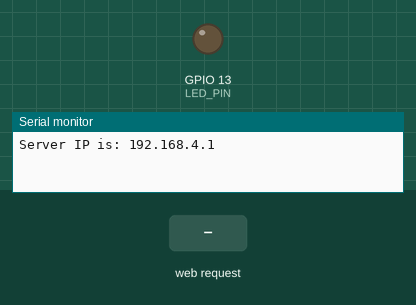
Bench run of a sketch on a simulated ESP8266 (NodeMCU). Shown: output pins drawn as LEDs (lit = HIGH), the last lines printed to the serial monitor. Inputs (shaded band) come from the test bench.

Above: at 1.2 s.
1.3 s: HTTP request GET /ON received
At 1.7 s:
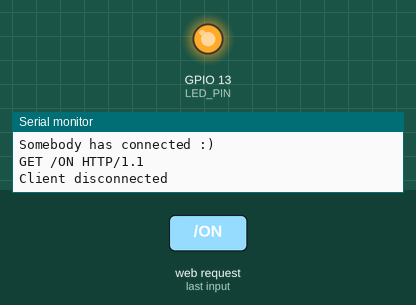
2.8 s: HTTP request GET /OFF received
At 4.1 s:
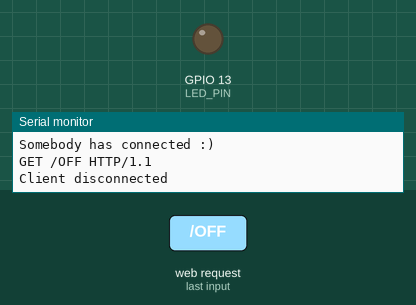
Timing chart, 0 to 5.8 s (numbered marks = the images above; inputs shaded):
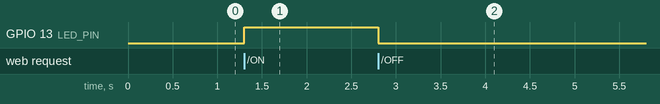

Measured:
- after the input at 1.3 s, GPIO 13 (LED_PIN): LOW → HIGH at once
- after the input at 2.8 s, GPIO 13 (LED_PIN): HIGH → LOW at once

The sketch:

ESP8266_LED.ino
```cpp
#include<ESP8266WiFi.h>

WiFiServer server(80); // Initalize a server on port 80
int LED_PIN = 13; // Mapped to D7

void setup()
{
  WiFi.mode(WIFI_AP); // Setup the ESP8266 as access point
  WiFi.softAP("Hello_IoT", "12345678"); // Provide SSID and passwords
  server.begin(); // Start the HTTP server

  // initialize digital pin 13 as an output.
  pinMode(LED_PIN, OUTPUT);
  digitalWrite(LED_PIN, LOW); //Initial state is OFF

  Serial.begin(9600); // Communication between ESP8266 and serial monitor
  IPAddress HTTPS_ServerIP = WiFi.softAPIP(); // Obtain the IP of the Server
  Serial.print("Server IP is: "); // Print the IP to the monitor window
  Serial.println(HTTPS_ServerIP);
}

void loop() {
  WiFiClient client = server.available();
  if (!client) {
      return;
  }
  //Looking under the hood
  Serial.println("Somebody has connected :)");

  //Read what the browser has sent into a String class and print the request to the monitor
  // String request = client.readString();
  String request = client.readStringUntil('\r');

  //Looking under the hood
  Serial.println(request);

  if (request.indexOf("/OFF") != -1)
  {
    digitalWrite(LED_PIN, LOW);
  }
  else if (request.indexOf("/ON") != -1)
  {
    digitalWrite(LED_PIN, HIGH);
  }

  String s = "HTTP/1.1 200 OK\r\n";
  s += "Content-Type: text/html\r\n\r\n";
  s += "<!DOCTYPE html>\r\n<html>";
  s += "<head><title>Title of the document</title></head>";
  s += "<body>";
  s += "<p><input =\"button\" name=\"b1\" value=\"Turn LED on\" onclick=\"location.href='/ON'\"></p>";
  s += "<p><input =\"button\" name=\"b1\" value=\"Turn LED off\" onclick=\"location.href='/OFF'\"></p>";
  s += "</body>";
  s += "</html>";

  client.flush(); //clear previous info in the stream
  client.print(s); // Send the response to the client
  delay(1);
  Serial.println("Client disconnected"); //Looking under the hood
}
```
